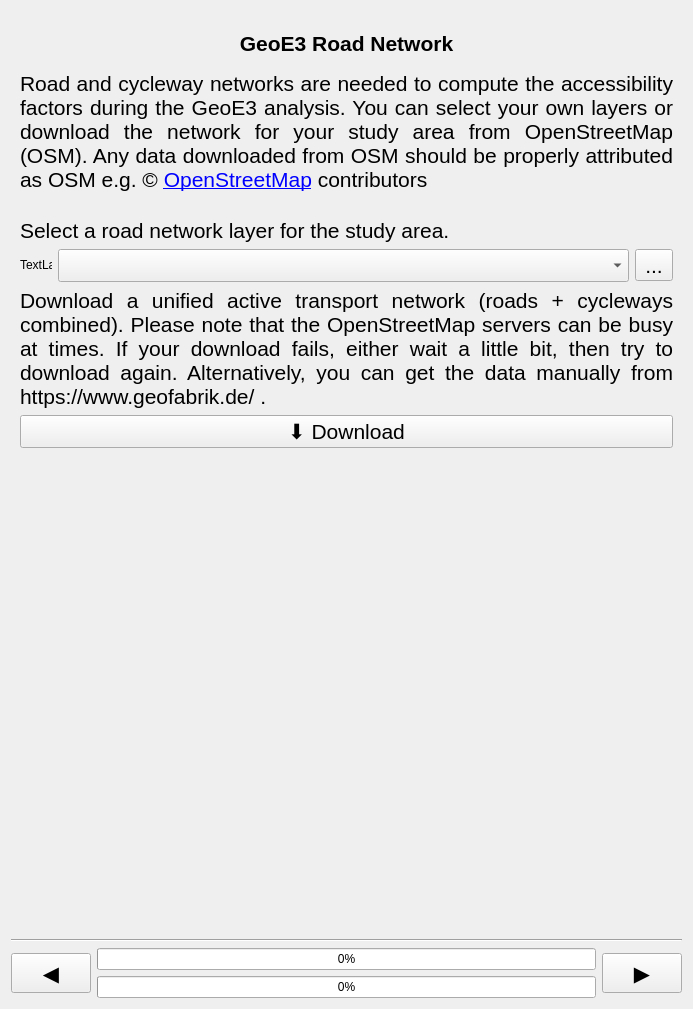
<?xml version="1.0" encoding="UTF-8"?>
<ui version="4.0">
 <class>RoadNetworkPanelBase</class>
 <widget class="QWidget" name="RoadNetworkPanelBase">
  <property name="geometry">
   <rect>
    <x>0</x>
    <y>0</y>
    <width>693</width>
    <height>1009</height>
   </rect>
  </property>
  <property name="windowTitle">
   <string>Form</string>
  </property>
  <layout class="QGridLayout" name="gridLayout_2">
   <item row="4" column="0">
    <widget class="Line" name="line">
     <property name="orientation">
      <enum>Qt::Horizontal</enum>
     </property>
    </widget>
   </item>
   <item row="16" column="0">
    <layout class="QGridLayout" name="gridLayout">
     <item row="0" column="0" rowspan="2">
      <widget class="QPushButton" name="previous_button">
       <property name="sizePolicy">
        <sizepolicy hsizetype="Minimum" vsizetype="Minimum">
         <horstretch>0</horstretch>
         <verstretch>0</verstretch>
        </sizepolicy>
       </property>
       <property name="minimumSize">
        <size>
         <width>80</width>
         <height>40</height>
        </size>
       </property>
       <property name="maximumSize">
        <size>
         <width>80</width>
         <height>40</height>
        </size>
       </property>
       <property name="font">
        <font>
         <pointsize>16</pointsize>
        </font>
       </property>
       <property name="text">
        <string>◀️</string>
       </property>
      </widget>
     </item>
     <item row="0" column="1">
      <widget class="QProgressBar" name="child_progress_bar">
       <property name="sizePolicy">
        <sizepolicy hsizetype="Minimum" vsizetype="Fixed">
         <horstretch>0</horstretch>
         <verstretch>0</verstretch>
        </sizepolicy>
       </property>
       <property name="value">
        <number>0</number>
       </property>
      </widget>
     </item>
     <item row="0" column="2" rowspan="2">
      <widget class="QPushButton" name="next_button">
       <property name="sizePolicy">
        <sizepolicy hsizetype="Minimum" vsizetype="Minimum">
         <horstretch>0</horstretch>
         <verstretch>0</verstretch>
        </sizepolicy>
       </property>
       <property name="minimumSize">
        <size>
         <width>80</width>
         <height>40</height>
        </size>
       </property>
       <property name="maximumSize">
        <size>
         <width>80</width>
         <height>40</height>
        </size>
       </property>
       <property name="font">
        <font>
         <pointsize>16</pointsize>
        </font>
       </property>
       <property name="text">
        <string>▶️</string>
       </property>
      </widget>
     </item>
     <item row="1" column="1">
      <widget class="QProgressBar" name="progress_bar">
       <property name="sizePolicy">
        <sizepolicy hsizetype="Minimum" vsizetype="Fixed">
         <horstretch>0</horstretch>
         <verstretch>0</verstretch>
        </sizepolicy>
       </property>
       <property name="value">
        <number>0</number>
       </property>
      </widget>
     </item>
    </layout>
   </item>
   <item row="0" column="0">
    <widget class="QLabel" name="banner_label">
     <property name="text">
      <string/>
     </property>
     <property name="pixmap">
      <pixmap>../resources/geoe3-banner.png</pixmap>
     </property>
     <property name="scaledContents">
      <bool>true</bool>
     </property>
    </widget>
   </item>
   <item row="1" column="0">
    <widget class="QLabel" name="label_2">
     <property name="text">
      <string>&lt;html&gt;&lt;head/&gt;&lt;body&gt;&lt;p align=&quot;center&quot;&gt;&lt;span style=&quot; font-size:16pt; font-weight:600;&quot;&gt;GeoE3 Road Network&lt;/span&gt;&lt;/p&gt;&lt;/body&gt;&lt;/html&gt;</string>
     </property>
     <property name="textFormat">
      <enum>Qt::RichText</enum>
     </property>
     <property name="alignment">
      <set>Qt::AlignCenter</set>
     </property>
     <property name="wordWrap">
      <bool>true</bool>
     </property>
    </widget>
   </item>
   <item row="3" column="0">
    <widget class="QScrollArea" name="scrollArea">
     <property name="frameShape">
      <enum>QFrame::NoFrame</enum>
     </property>
     <property name="widgetResizable">
      <bool>true</bool>
     </property>
     <widget class="QWidget" name="scrollAreaWidgetContents">
      <property name="geometry">
       <rect>
        <x>0</x>
        <y>0</y>
        <width>675</width>
        <height>809</height>
       </rect>
      </property>
      <property name="styleSheet">
       <string notr="true"/>
      </property>
      <layout class="QGridLayout" name="gridLayout_3">
       <item row="0" column="0" colspan="2">
        <widget class="QLabel" name="description">
         <property name="font">
          <font>
           <pointsize>16</pointsize>
          </font>
         </property>
         <property name="text">
          <string>&lt;html&gt;&lt;head/&gt;&lt;body&gt;&lt;p&gt;Road and cycleway networks are needed to compute the accessibility factors during the GeoE3 analysis. You can select your own layers or download the network for your study area from OpenStreetMap (OSM). Any data downloaded from OSM should be properly attributed as OSM e.g. © &lt;a href=&quot;https://osm.org&quot;&gt;&lt;span style=&quot; text-decoration: underline; color:#0000ff;&quot;&gt;OpenStreetMap&lt;/span&gt;&lt;/a&gt; contributors&lt;/p&gt;&lt;/body&gt;&lt;/html&gt;</string>
         </property>
         <property name="textFormat">
          <enum>Qt::MarkdownText</enum>
         </property>
         <property name="alignment">
          <set>Qt::AlignJustify|Qt::AlignTop</set>
         </property>
         <property name="wordWrap">
          <bool>true</bool>
         </property>
        </widget>
       </item>
       <item row="1" column="0">
        <widget class="QLabel" name="project_path_label">
         <property name="sizePolicy">
          <sizepolicy hsizetype="MinimumExpanding" vsizetype="Minimum">
           <horstretch>0</horstretch>
           <verstretch>0</verstretch>
          </sizepolicy>
         </property>
         <property name="text">
          <string/>
         </property>
         <property name="wordWrap">
          <bool>true</bool>
         </property>
        </widget>
       </item>
       <item row="2" column="0" colspan="2">
        <widget class="QLabel" name="description4">
         <property name="font">
          <font>
           <pointsize>16</pointsize>
          </font>
         </property>
         <property name="text">
          <string>Select a road network layer for the study area.</string>
         </property>
         <property name="textFormat">
          <enum>Qt::MarkdownText</enum>
         </property>
         <property name="alignment">
          <set>Qt::AlignJustify|Qt::AlignTop</set>
         </property>
         <property name="wordWrap">
          <bool>true</bool>
         </property>
         <property name="buddy">
          <cstring>road_layer_combo</cstring>
         </property>
        </widget>
       </item>
       <item row="3" column="0" colspan="2">
        <layout class="QHBoxLayout" name="horizontalLayout_3">
         <property name="spacing">
          <number>6</number>
         </property>
         <item>
          <widget class="QLabel" name="layer_status_label">
           <property name="maximumSize">
            <size>
             <width>32</width>
             <height>32</height>
            </size>
           </property>
           <property name="text">
            <string>TextLabel</string>
           </property>
           <property name="scaledContents">
            <bool>true</bool>
           </property>
          </widget>
         </item>
         <item>
          <widget class="QgsMapLayerComboBox" name="road_layer_combo">
           <property name="font">
            <font>
             <pointsize>16</pointsize>
            </font>
           </property>
          </widget>
         </item>
         <item>
          <widget class="QToolButton" name="load_road_layer_button">
           <property name="font">
            <font>
             <pointsize>16</pointsize>
            </font>
           </property>
           <property name="text">
            <string>...</string>
           </property>
          </widget>
         </item>
        </layout>
       </item>
       <item row="4" column="0" colspan="2">
        <widget class="QLabel" name="description6">
         <property name="font">
          <font>
           <pointsize>16</pointsize>
          </font>
         </property>
         <property name="text">
          <string>Download a unified active transport network (roads + cycleways combined). Please note that the OpenStreetMap servers can be busy at times. If your download fails, either wait a little bit, then try to download again. Alternatively, you can get the data manually from https://www.geofabrik.de/ .</string>
         </property>
         <property name="textFormat">
          <enum>Qt::MarkdownText</enum>
         </property>
         <property name="alignment">
          <set>Qt::AlignJustify|Qt::AlignTop</set>
         </property>
         <property name="wordWrap">
          <bool>true</bool>
         </property>
         <property name="buddy">
          <cstring>download_active_transport_button</cstring>
         </property>
        </widget>
       </item>
       <item row="5" column="0" colspan="2">
        <widget class="QPushButton" name="download_active_transport_button">
         <property name="font">
          <font>
           <pointsize>16</pointsize>
          </font>
         </property>
         <property name="text">
          <string>⬇️ Download</string>
         </property>
        </widget>
       </item>
       <item row="6" column="0">
        <spacer name="verticalSpacer">
         <property name="orientation">
          <enum>Qt::Vertical</enum>
         </property>
         <property name="sizeHint" stdset="0">
          <size>
           <width>20</width>
           <height>40</height>
          </size>
         </property>
        </spacer>
       </item>
      </layout>
     </widget>
    </widget>
   </item>
  </layout>
 </widget>
 <customwidgets>
  <customwidget>
   <class>QgsMapLayerComboBox</class>
   <extends>QComboBox</extends>
   <header>qgsmaplayercombobox.h</header>
  </customwidget>
 </customwidgets>
 <tabstops>
  <tabstop>scrollArea</tabstop>
  <tabstop>road_layer_combo</tabstop>
  <tabstop>load_road_layer_button</tabstop>
  <tabstop>download_active_transport_button</tabstop>
  <tabstop>previous_button</tabstop>
  <tabstop>next_button</tabstop>
 </tabstops>
 <resources/>
 <connections/>
</ui>
